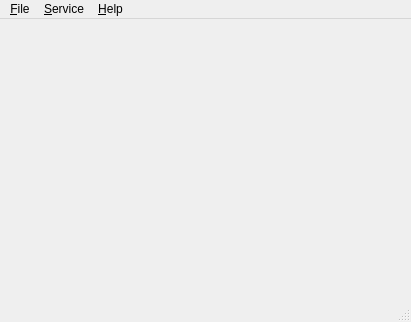
<?xml version="1.0" encoding="UTF-8"?>
<ui version="4.0">
 <class>MainWindow</class>
 <widget class="QMainWindow" name="MainWindow">
  <property name="geometry">
   <rect>
    <x>0</x>
    <y>0</y>
    <width>411</width>
    <height>322</height>
   </rect>
  </property>
  <property name="windowTitle">
   <string>GooglePIM</string>
  </property>
  <property name="windowIcon">
   <iconset>
    <normaloff>:/img/ui/img/35x35/google.gif</normaloff>:/img/ui/img/35x35/google.gif</iconset>
  </property>
  <widget class="QWidget" name="centralwidget"/>
  <widget class="QMenuBar" name="menubar">
   <property name="geometry">
    <rect>
     <x>0</x>
     <y>0</y>
     <width>411</width>
     <height>22</height>
    </rect>
   </property>
   <widget class="QMenu" name="menuFile">
    <property name="title">
     <string>&amp;File</string>
    </property>
    <addaction name="actionExit"/>
   </widget>
   <widget class="QMenu" name="menuService">
    <property name="title">
     <string>&amp;Service</string>
    </property>
    <addaction name="actionBase"/>
    <addaction name="actionBlog"/>
    <addaction name="actionCalendar"/>
    <addaction name="actionContacts"/>
    <addaction name="actionDocs"/>
    <addaction name="actionNotebook"/>
    <addaction name="actionMail"/>
    <addaction name="actionPicasa"/>
    <addaction name="actionCode"/>
    <addaction name="separator"/>
    <addaction name="actionSettings"/>
    <addaction name="actionConnect"/>
   </widget>
   <widget class="QMenu" name="menuHelp">
    <property name="title">
     <string>&amp;Help</string>
    </property>
    <addaction name="actionAbout"/>
   </widget>
   <addaction name="menuFile"/>
   <addaction name="menuService"/>
   <addaction name="menuHelp"/>
  </widget>
  <widget class="QStatusBar" name="statusbar"/>
  <action name="actionBase">
   <property name="text">
    <string>&amp;Base</string>
   </property>
  </action>
  <action name="actionBlog">
   <property name="icon">
    <iconset resource="../googlepim.qrc">
     <normaloff>:/img/ui/img/google/blogger.png</normaloff>:/img/ui/img/google/blogger.png</iconset>
   </property>
   <property name="text">
    <string>B&amp;log</string>
   </property>
  </action>
  <action name="actionCalendar">
   <property name="icon">
    <iconset resource="../googlepim.qrc">
     <normaloff>:/img/ui/img/google/calendar.png</normaloff>:/img/ui/img/google/calendar.png</iconset>
   </property>
   <property name="text">
    <string>&amp;Calendar</string>
   </property>
  </action>
  <action name="actionDocs">
   <property name="icon">
    <iconset resource="../googlepim.qrc">
     <normaloff>:/img/ui/img/google/docs.png</normaloff>:/img/ui/img/google/docs.png</iconset>
   </property>
   <property name="text">
    <string>&amp;Docs</string>
   </property>
  </action>
  <action name="actionMail">
   <property name="icon">
    <iconset resource="../googlepim.qrc">
     <normaloff>:/img/ui/img/google/mail.png</normaloff>:/img/ui/img/google/mail.png</iconset>
   </property>
   <property name="text">
    <string>&amp;Mail</string>
   </property>
  </action>
  <action name="actionPicasa">
   <property name="icon">
    <iconset resource="../googlepim.qrc">
     <normaloff>:/img/ui/img/google/picasa.png</normaloff>:/img/ui/img/google/picasa.png</iconset>
   </property>
   <property name="text">
    <string>&amp;Picasa</string>
   </property>
  </action>
  <action name="actionContacts">
   <property name="text">
    <string>&amp;Contacts</string>
   </property>
  </action>
  <action name="actionSettings">
   <property name="text">
    <string>&amp;Settings</string>
   </property>
  </action>
  <action name="actionConnect">
   <property name="text">
    <string>Co&amp;nnect</string>
   </property>
  </action>
  <action name="actionExit">
   <property name="text">
    <string>&amp;Exit</string>
   </property>
  </action>
  <action name="actionAbout">
   <property name="text">
    <string>&amp;About</string>
   </property>
  </action>
  <action name="actionNotebook">
   <property name="icon">
    <iconset>
     <normaloff>:/img/ui/img/35x35/notebook.gif</normaloff>:/img/ui/img/35x35/notebook.gif</iconset>
   </property>
   <property name="text">
    <string>&amp;Notebook</string>
   </property>
  </action>
  <action name="actionCode">
   <property name="icon">
    <iconset resource="../googlepim.qrc">
     <normaloff>:/img/ui/img/google/code.png</normaloff>:/img/ui/img/google/code.png</iconset>
   </property>
   <property name="text">
    <string>Code</string>
   </property>
   <property name="toolTip">
    <string>Google Code Issues</string>
   </property>
  </action>
 </widget>
 <resources>
  <include location="../googlepim.qrc"/>
 </resources>
 <connections>
  <connection>
   <sender>actionExit</sender>
   <signal>triggered()</signal>
   <receiver>MainWindow</receiver>
   <slot>close()</slot>
   <hints>
    <hint type="sourcelabel">
     <x>-1</x>
     <y>-1</y>
    </hint>
    <hint type="destinationlabel">
     <x>205</x>
     <y>160</y>
    </hint>
   </hints>
  </connection>
 </connections>
</ui>
